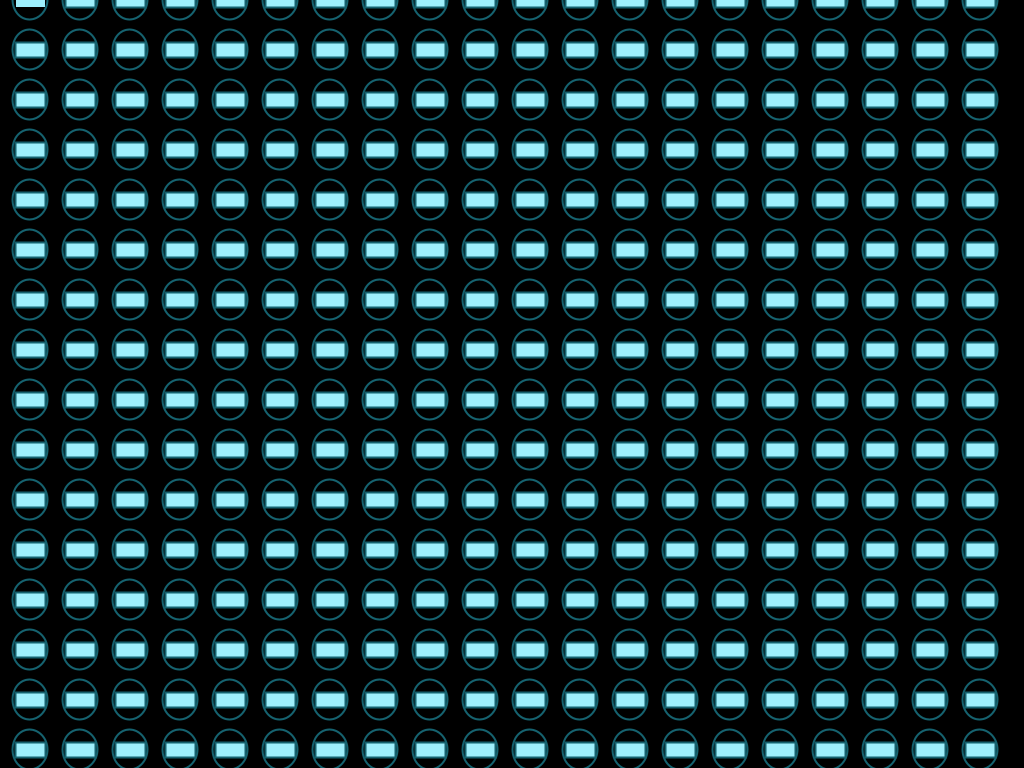
Frame 1 (no input)
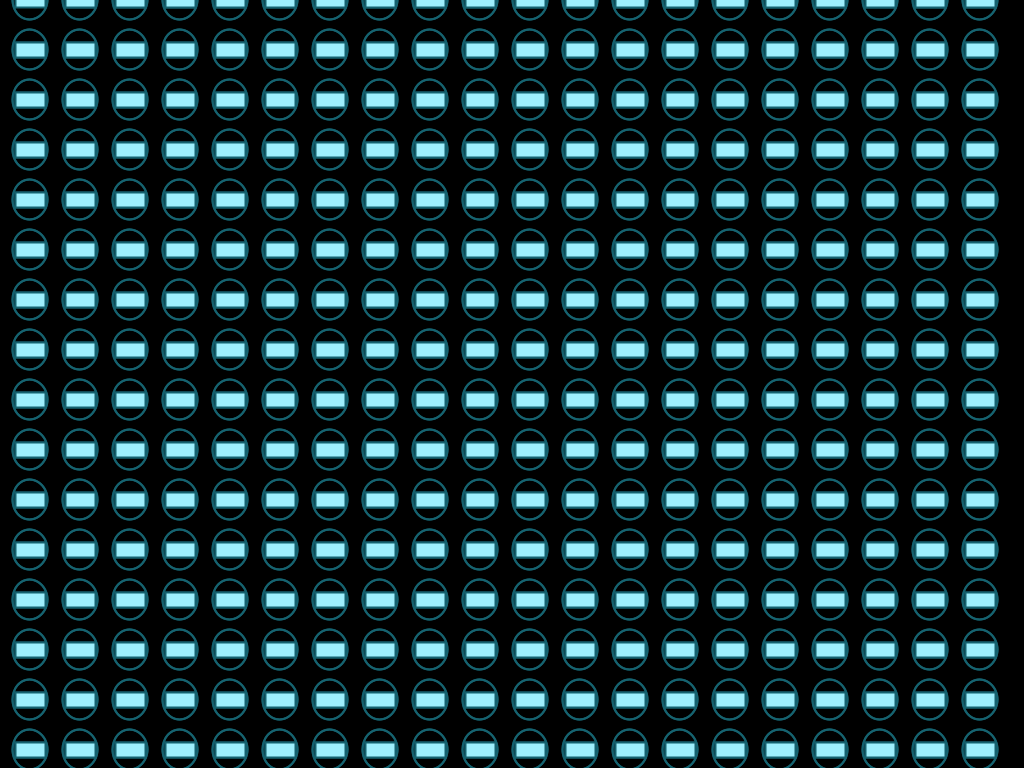
Frame 2 (the mouse pressed at the canvas centre, redrawn once)

The Processing sketch that drew these frames (run headless with seeded random() and noise(); the mouse was pressed at the canvas centre and the sketch redrawn once):

// Processing sketch: processing_147689
// ── processing_147689.pde

// Konkuk University
// Department of Dynamic Media
// SOS iDesign
// Name: MinKyung Kim
// ID: 201420065

void setup() {
  size (1024, 768);
  smooth();
  noLoop();
  background(0);
}

void draw() {
  for (int a=30; a<width; a=a+50) {
    for (int b=0; b<width; b=b+50) {
      rectMode(CENTER);
      fill(#9EEFFC);
      rect(a, b, 30, 15);
      ellipseMode(CENTER);
      noFill();
      stroke(#15626F);
      strokeWeight(2);
      ellipse(a-0.3, b-0.3, 35, 40);
    }
  }
}

void keyPressed() {
  background(0);
  redraw();
} 
